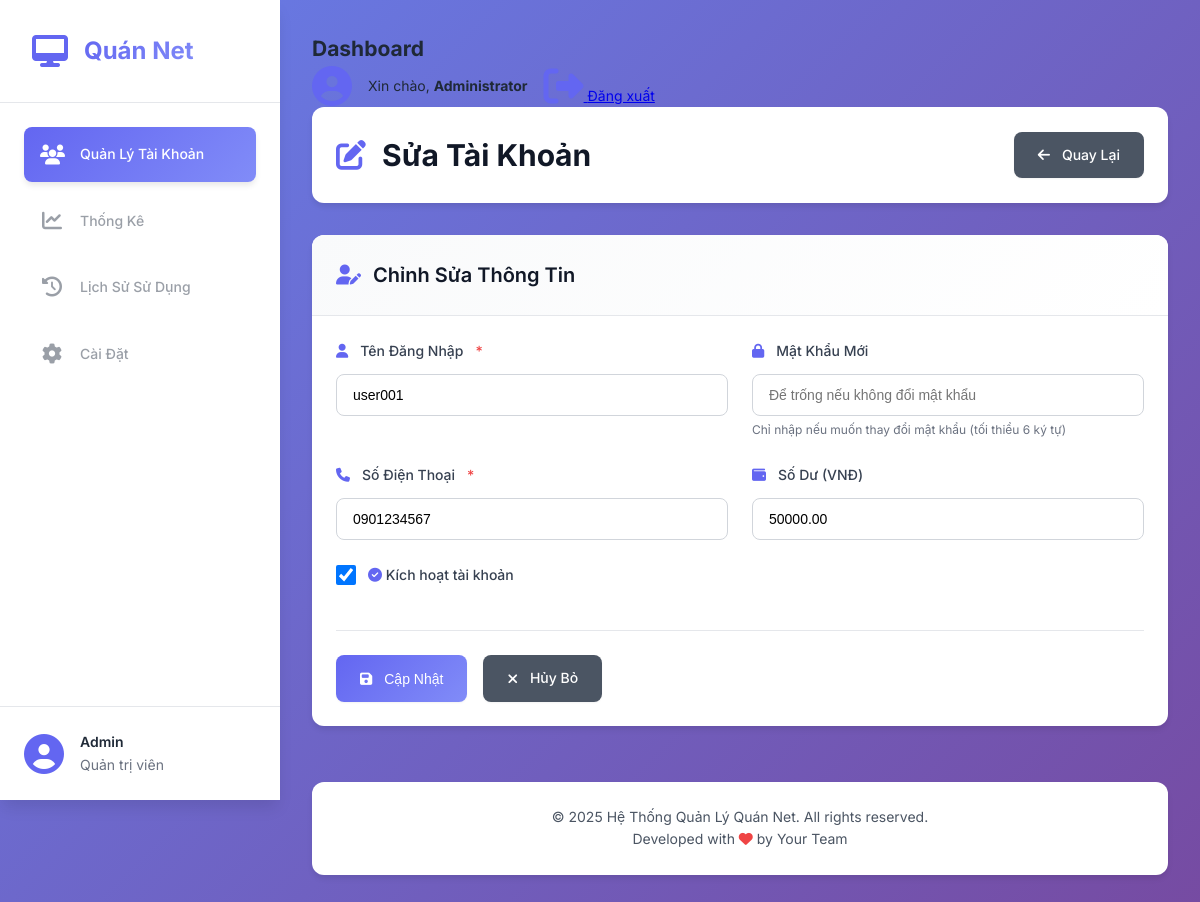
The app's page /?module=accounts&action=edit&id=1 (signed in) with its own data.
### tables this page shows
CREATE TABLE IF NOT EXISTS accounts (
    id INT AUTO_INCREMENT PRIMARY KEY,
    username VARCHAR(50) NOT NULL UNIQUE,
    password VARCHAR(255) NOT NULL,
    phone VARCHAR(20) NOT NULL,
    balance DECIMAL(10,2) DEFAULT 0.00,
    status TINYINT(1) DEFAULT 1 COMMENT '1: Active, 0: Inactive',
    created_at TIMESTAMP DEFAULT CURRENT_TIMESTAMP,
    updated_at TIMESTAMP DEFAULT CURRENT_TIMESTAMP ON UPDATE CURRENT_TIMESTAMP,
    INDEX idx_username (username),
    INDEX idx_status (status)
);

### core/Database.php (called while the page is built, shortened)
<?php
class Database {
    private $host = DB_HOST;
    private $user = DB_USER;
    private $pass = DB_PASS;
    private $dbname = DB_NAME;
    private $charset = DB_CHARSET;
    private $conn;
    private $stmt;
    public function __construct() {
        $dsn = "mysql:host={$this->host};dbname={$this->dbname};charset={$this->charset}";
        $options = [
            PDO::ATTR_ERRMODE => PDO::ERRMODE_EXCEPTION,
            PDO::ATTR_DEFAULT_FETCH_MODE => PDO::FETCH_ASSOC,
            PDO::ATTR_EMULATE_PREPARES => false,
        ];
        try {
            $this->conn = new PDO($dsn, $this->user, $this->pass, $options);
        } catch (PDOException $e) {
            $this->error = $e->getMessage();
            die("Lỗi kết nối database: " . $this->error);
        }
    }
    public function prepare($sql) {
        $this->stmt = $this->conn->prepare($sql);
        return $this;
    }
    public function bind($param, $value, $type = null) {
        if (is_null($type)) {
            switch (true) {
                default:
                    $type = PDO::PARAM_STR;
            }
        }
        $this->stmt->bindValue($param, $value, $type);
        return $this;
    }
    public function fetch() {
        $this->stmt->execute();
        return $this->stmt->fetch();
    }
}

### modules/accounts/models/AccountModel.php (called while the page is built, shortened)
<?php
class AccountModel {
    private $db;
    public function __construct() {
        $this->db = new Database();
    }
    public function getById($id) {
        $this->db->prepare("SELECT * FROM accounts WHERE id = :id");
        $this->db->bind(':id', $id);
        return $this->db->fetch();
    }
}

### modules/accounts/views/edit.php (the view, shortened to what this page needs)
<?php require_once __DIR__ . '/../../../layout/header.php'; ?>
<div class="page-header">
    <h1><i class="fas fa-edit"></i> <?php echo $title; ?></h1>
    <a href="?module=accounts&action=index" class="btn btn-secondary">
        <i class="fas fa-arrow-left"></i> Quay Lại
    </a>
</div>
<div class="card">
    <div class="card-header">
        <h3><i class="fas fa-user-edit"></i> Chỉnh Sửa Thông Tin</h3>
    </div>
    <div class="card-body">
        <form method="POST" action="" class="form">
            <div class="form-row">
                <div class="form-group">
                    <label for="username">
                        <i class="fas fa-user"></i> Tên Đăng Nhập <span class="required">*</span>
                    </label>
                    <input type="text"
                           id="username"
                           name="username"
                           class="form-control"
                           value="<?php echo htmlspecialchars($old['username'] ?? $account['username']); ?>"
                           placeholder="Nhập tên đăng nhập"
                           required>
                </div>
                <div class="form-group">
                    <label for="password">
                        <i class="fas fa-lock"></i> Mật Khẩu Mới
                    </label>
                    <input type="password"
                           id="password"
                           name="password"
                           class="form-control"
                           placeholder="Để trống nếu không đổi mật khẩu">
                    <small class="form-text">Chỉ nhập nếu muốn thay đổi mật khẩu (tối thiểu 6 ký tự)</small>
                </div>
            </div>
            <div class="form-row">
                <div class="form-group">
                    <label for="phone">
                        <i class="fas fa-phone"></i> Số Điện Thoại <span class="required">*</span>
                    </label>
                    <input type="text"
                           id="phone"
                           name="phone"
                           class="form-control"
                           value="<?php echo htmlspecialchars($old['phone'] ?? $account['phone']); ?>"
                           placeholder="Nhập số điện thoại"
                           required>
                </div>
                <div class="form-group">
                    <label for="balance">
                        <i class="fas fa-wallet"></i> Số Dư (VNĐ)
                    </label>
                    <input type="number"
                           id="balance"
                           name="balance"
                           class="form-control"
                           value="<?php echo htmlspecialchars($old['balance'] ?? $account['balance']); ?>"
                           placeholder="Nhập số dư"
                           min="0"
                           step="1000">
                </div>
            </div>
            <div class="form-group">
                <label class="checkbox-label">
                    <input type="checkbox"
                           name="status"
                           <?php
                           $checked = isset($old['status']) ? $old['status'] : $account['status'];
                           echo $checked ? 'checked' : '';
                           ?>>
                    <span><i class="fas fa-check-circle"></i> Kích hoạt tài khoản</span>
                </label>
            </div>
            <div class="form-actions">
                <button type="submit" class="btn btn-primary">
                    <i class="fas fa-save"></i> Cập Nhật
                </button>
                <a href="?module=accounts&action=index" class="btn btn-secondary">
                    <i class="fas fa-times"></i> Hủy Bỏ
                </a>
            </div>
        </form>
    </div>
</div>
<?php require_once __DIR__ . '/../../../layout/footer.php'; ?>

### public/css/style.css (style rules this page uses)
* { margin: 0; padding: 0; box-sizing: border-box; }
:root { --primary: #6366f1; --primary-dark: #4f46e5; --primary-light: #818cf8; --secondary: #64748b; --success: #10b981; --warning: #f59e0b; --danger: #ef4444; --info: #3b82f6; --white: #ffffff; --gray-50: #f9fafb; --gray-100: #f3f4f6; --gray-200: #e5e7eb; --gray-300: #d1d5db; --gray-400: #9ca3af; --gray-500: #6b7280; --gray-600: #4b5563; --gray-700: #374151; --gray-800: #1f2937; --gray-900: #111827; --spacing-xs: 0.5rem; --spacing-sm: 0.75rem; --spacing-md: 1rem; --spacing-lg: 1.5rem; --spacing-xl: 2rem; --spacing-2xl: 3rem; --radius-sm: 0.375rem; --radius-md: 0.5rem; --radius-lg: 0.75rem; --radius-xl: 1rem; --shadow-sm: 0 1px 2px 0 rgba(0, 0, 0, 0.05); --shadow-md: 0 4px 6px -1px rgba(0, 0, 0, 0.1); --shadow-lg: 0 10px 15px -3px rgba(0, 0, 0, 0.1); --shadow-xl: 0 20px 25px -5px rgba(0, 0, 0, 0.1); --transition: all 0.3s cubic-bezier(0.4, 0, 0.2, 1); }
body { font-family: 'Inter', -apple-system, BlinkMacSystemFont, 'Segoe UI', Roboto, sans-serif; font-size: 14px; line-height: 1.6; color: var(--gray-800); background: linear-gradient(135deg, #667eea 0%, #764ba2 100%); min-height: 100vh; }
.page-header { display: flex; justify-content: space-between; align-items: center; margin-bottom: var(--spacing-xl); background: var(--white); padding: var(--spacing-lg); border-radius: var(--radius-lg); box-shadow: var(--shadow-md); }
.page-header h1 { font-size: 1.875rem; font-weight: 700; color: var(--gray-900); display: flex; align-items: center; gap: var(--spacing-md); }
.page-header h1 i { color: var(--primary); }
.card { background: var(--white); border-radius: var(--radius-lg); box-shadow: var(--shadow-md); margin-bottom: var(--spacing-lg); overflow: hidden; }
.card-header { padding: var(--spacing-lg); border-bottom: 1px solid var(--gray-200); display: flex; justify-content: space-between; align-items: center; background: linear-gradient(135deg, var(--gray-50), var(--white)); }
.card-header h3 { font-size: 1.25rem; font-weight: 600; color: var(--gray-900); display: flex; align-items: center; gap: var(--spacing-sm); }
.card-header h3 i { color: var(--primary); }
.card-body { padding: var(--spacing-lg); }
.btn { display: inline-flex; align-items: center; gap: var(--spacing-sm); padding: var(--spacing-sm) var(--spacing-lg); font-size: 0.875rem; font-weight: 500; text-decoration: none; border: none; border-radius: var(--radius-md); cursor: pointer; transition: var(--transition); box-shadow: var(--shadow-sm); }
.btn-primary { background: linear-gradient(135deg, var(--primary), var(--primary-light)); color: var(--white); }
.btn-secondary { background: var(--gray-600); color: var(--white); }
.form { max-width: 100%; }
.form-row { display: grid; grid-template-columns: repeat(auto-fit, minmax(300px, 1fr)); gap: var(--spacing-lg); margin-bottom: var(--spacing-lg); }
.form-group { display: flex; flex-direction: column; }
.form-group label { display: flex; align-items: center; gap: var(--spacing-sm); margin-bottom: var(--spacing-sm); font-weight: 500; color: var(--gray-700); }
.form-group label i { color: var(--primary); }
.required { color: var(--danger); }
.form-control { padding: var(--spacing-sm) var(--spacing-md); border: 1px solid var(--gray-300); border-radius: var(--radius-md); font-size: 0.875rem; transition: var(--transition); }
.form-text { font-size: 0.75rem; color: var(--gray-500); margin-top: 0.25rem; }
.checkbox-label { display: flex; align-items: center; gap: var(--spacing-sm); cursor: pointer; }
.checkbox-label input[type="checkbox"] { width: 1.25rem; height: 1.25rem; cursor: pointer; }
.form-actions { display: flex; gap: var(--spacing-md); margin-top: var(--spacing-xl); padding-top: var(--spacing-lg); border-top: 1px solid var(--gray-200); }

### records on screen
accounts: username "user001", phone "0901234567", balance "50000.00", status "☑"

### other values on screen
$pageTitle "Dashboard"
Auth::user()['fullname'] "Administrator"
$title "Sửa Tài Khoản"
